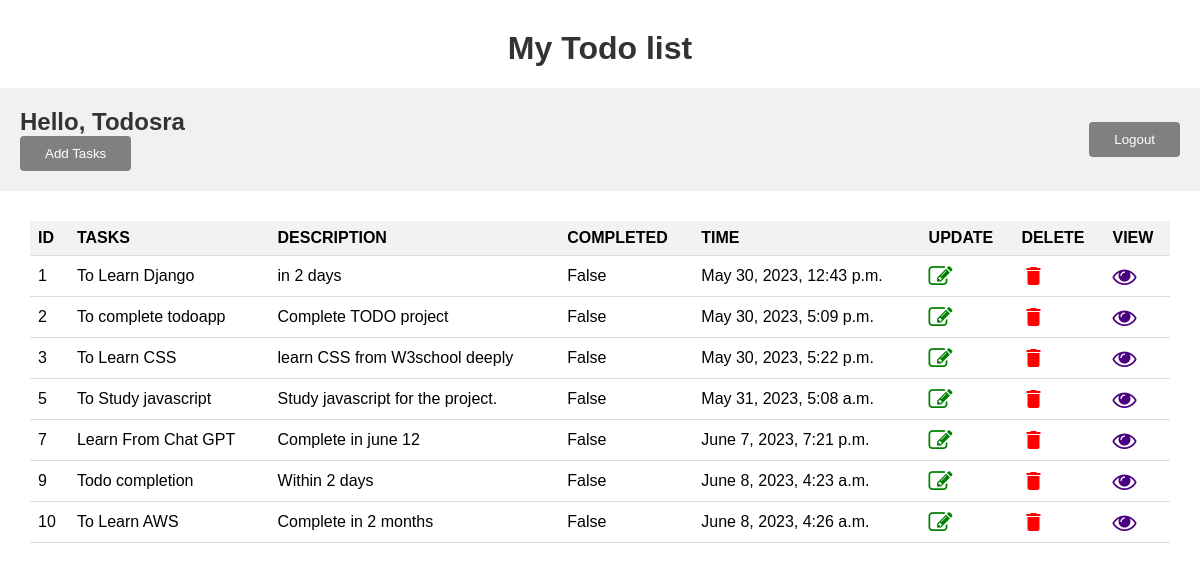
Screenshot of /list/ (signed in) with the database file from the repository.
### Todoapp_feb/models.py (models this page shows, shortened)
class Task(models.Model):
    user=models.ForeignKey(User,on_delete=models.CASCADE,null=True,blank=True)
    title=models.CharField(max_length=150,null=True,blank=True)
    description=models.TextField(max_length=500,null=True,default='')
    completed=models.BooleanField(default=False)
    created=models.DateTimeField(auto_now_add=True)

### Todoapp_feb/views.py (the view)
# urls.py: path('list/',TaskList.as_view(),name='task'),
class TaskList(LoginRequiredMixin,ListView):
    model = Task
    context_object_name = 'task'
    template_name = 'list.html'
    def get_context_data(self, **kwargs):
        context = super().get_context_data(**kwargs)
        context['task'] = context['task'].filter(user=self.request.user)
        context['count'] = context['task'].filter(completed=False).count()
        return context

### templates/list.html (shortened to what this page needs)
<!DOCTYPE html>
<html lang="en">
<head>
    <link rel="stylesheet" href="https://cdnjs.cloudflare.com/ajax/libs/font-awesome/4.7.0/css/font-awesome.min.css">
</head>
<body>
<h1>My Todo list</h1>
<div class="header-bar">
    <div>
        <h1>Hello, {{user.username | title }}</h1>
        <button class="addtask"><a href="{% url 'task-create' %}">Add Tasks</a></button>
    </div>
    {% if request.user.is_authenticated %}
        <button class="addtask" onclick="alert('logout succesfully')"><a href="{% url 'logout' %}">Logout</a></button>
    {% else %}
        <a href="{% url 'login' %}">Login</a>
    {% endif %}
</div>
<div class="content">
    <table>
        <tr>
            <th>ID</th>
            <th>TASKS</th>
            <th>DESCRIPTION</th>
            <th>COMPLETED</th>
            <th>TIME</th>
            <th>UPDATE</th>
            <th>DELETE</th>
            <th>VIEW</th>
        </tr>
        {% for tasks in task %}
        <tr>
            <td>{{tasks.id}}</td>
            <td>{{tasks.title}}</td>
            <td>{{tasks.description}}</td>
            <td>{{tasks.completed}}</td>
            <td>{{tasks.created}}</td>
            <td><a href="{% url 'task-update' tasks.id %}"><i class="fa fa-pencil-square-o"></i></a></td>
            <td><a href="{% url 'task-delete' tasks.id %}"><i class="material-icons">delete</i></a></td>
            <td><a href="{% url 'task-details' tasks.id %}"><i class="fa fa-eye"></i></a></td>
        </tr>
        {% endfor %}
    </table>
</div>
</body>
</html>

### templates/list.html (style rules this page uses)
body { font-family: Arial, sans-serif; margin: 0; padding: 0; }
h1 { text-align: center; color: #333; margin-top: 30px; }
.header-bar { background-color: #f1f1f1; padding: 20px; display: flex; justify-content: space-between; align-items: center; }
.header-bar h1 { font-size: 24px; margin: 0; }
.addtask { display: inline-block; padding: 10px 20px; background-color: #808080; color: #fff; border: none; border-radius: 4px; cursor: pointer; }
.addtask a { color: white; text-decoration: none; padding: 5px; }
.content { margin: 30px; }
table { width: 100%; border-collapse: collapse; }
th, td { padding: 8px; text-align: left; border-bottom: 1px solid #ddd; }
th { background-color: #f2f2f2; font-weight: bold; }
td a { text-decoration: none; color: inherit; }
.fa-pencil-square-o, .material-icons, .fa-eye { font-size: 24px; vertical-align: middle; }
.fa-pencil-square-o { color: green; }
.material-icons { color: red; }
.fa-eye { color: indigo; }

### rows the page displays
Task: id "1", title "To Learn Django", description "in 2 days", completed "False", created "May 30, 2023, 12:43 p.m."
Task: id "2", title "To complete todoapp", description "Complete TODO project", completed "False", created "May 30, 2023, 5:09 p.m."
Task: id "3", title "To Learn CSS", description "learn CSS from W3school deeply", completed "False", created "May 30, 2023, 5:22 p.m."
Task: id "5", title "To Study javascript", description "Study javascript for the project.", completed "False", created "May 31, 2023, 5:08 a.m."
Task: id "7", title "Learn From Chat GPT", description "Complete in june 12", completed "False", created "June 7, 2023, 7:21 p.m."
Task: id "9", title "Todo completion", description "Within 2 days", completed "False", created "June 8, 2023, 4:23 a.m."
Task: id "10", title "To Learn AWS", description "Complete in 2 months", completed "False", created "June 8, 2023, 4:26 a.m."

### other values shown
{{ user.username | title }} "Todosra"
